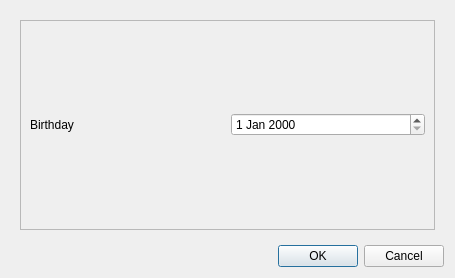
<?xml version="1.0" encoding="UTF-8"?>
<ui version="4.0">
 <class>Dialog</class>
 <widget class="QDialog" name="Dialog">
  <property name="geometry">
   <rect>
    <x>0</x>
    <y>0</y>
    <width>455</width>
    <height>278</height>
   </rect>
  </property>
  <property name="windowTitle">
   <string>Dialog</string>
  </property>
  <layout class="QVBoxLayout" name="verticalLayout">
   <item>
    <widget class="QStackedWidget" name="stackedWidget">
     <property name="currentIndex">
      <number>2</number>
     </property>
     <widget class="QWidget" name="page">
      <layout class="QVBoxLayout" name="verticalLayout_2">
       <item>
        <layout class="QGridLayout" name="gridLayout">
         <item row="0" column="0">
          <widget class="QLabel" name="label">
           <property name="text">
            <string>First</string>
           </property>
          </widget>
         </item>
         <item row="0" column="1">
          <widget class="QLineEdit" name="txtFirst"/>
         </item>
         <item row="1" column="0">
          <widget class="QLabel" name="label_2">
           <property name="text">
            <string>Last</string>
           </property>
          </widget>
         </item>
         <item row="1" column="1">
          <widget class="QLineEdit" name="txtLast"/>
         </item>
         <item row="2" column="0">
          <widget class="QLabel" name="label_3">
           <property name="text">
            <string>Email</string>
           </property>
          </widget>
         </item>
         <item row="2" column="1">
          <widget class="QLineEdit" name="txtEmail"/>
         </item>
        </layout>
       </item>
       <item>
        <widget class="QRadioButton" name="radioButton">
         <property name="text">
          <string>Male</string>
         </property>
        </widget>
       </item>
       <item>
        <widget class="QRadioButton" name="radioButton_2">
         <property name="text">
          <string>Female</string>
         </property>
        </widget>
       </item>
       <item>
        <spacer name="verticalSpacer">
         <property name="orientation">
          <enum>Qt::Vertical</enum>
         </property>
         <property name="sizeHint" stdset="0">
          <size>
           <width>20</width>
           <height>40</height>
          </size>
         </property>
        </spacer>
       </item>
      </layout>
     </widget>
     <widget class="QWidget" name="page_2">
      <layout class="QVBoxLayout" name="verticalLayout_3">
       <item>
        <widget class="QLabel" name="label_4">
         <property name="text">
          <string>Notes</string>
         </property>
        </widget>
       </item>
       <item>
        <widget class="QPlainTextEdit" name="plainTextEdit"/>
       </item>
      </layout>
     </widget>
     <widget class="QWidget" name="page_3">
      <layout class="QVBoxLayout" name="verticalLayout_4">
       <item>
        <widget class="QFrame" name="frame">
         <property name="frameShape">
          <enum>QFrame::StyledPanel</enum>
         </property>
         <property name="frameShadow">
          <enum>QFrame::Raised</enum>
         </property>
         <layout class="QHBoxLayout" name="horizontalLayout">
          <item>
           <widget class="QLabel" name="label_5">
            <property name="text">
             <string>Birthday</string>
            </property>
           </widget>
          </item>
          <item>
           <widget class="QDateEdit" name="dateEdit"/>
          </item>
         </layout>
        </widget>
       </item>
      </layout>
     </widget>
    </widget>
   </item>
   <item>
    <widget class="QDialogButtonBox" name="buttonBox">
     <property name="standardButtons">
      <set>QDialogButtonBox::Cancel|QDialogButtonBox::Ok</set>
     </property>
    </widget>
   </item>
  </layout>
 </widget>
 <resources/>
 <connections/>
</ui>
